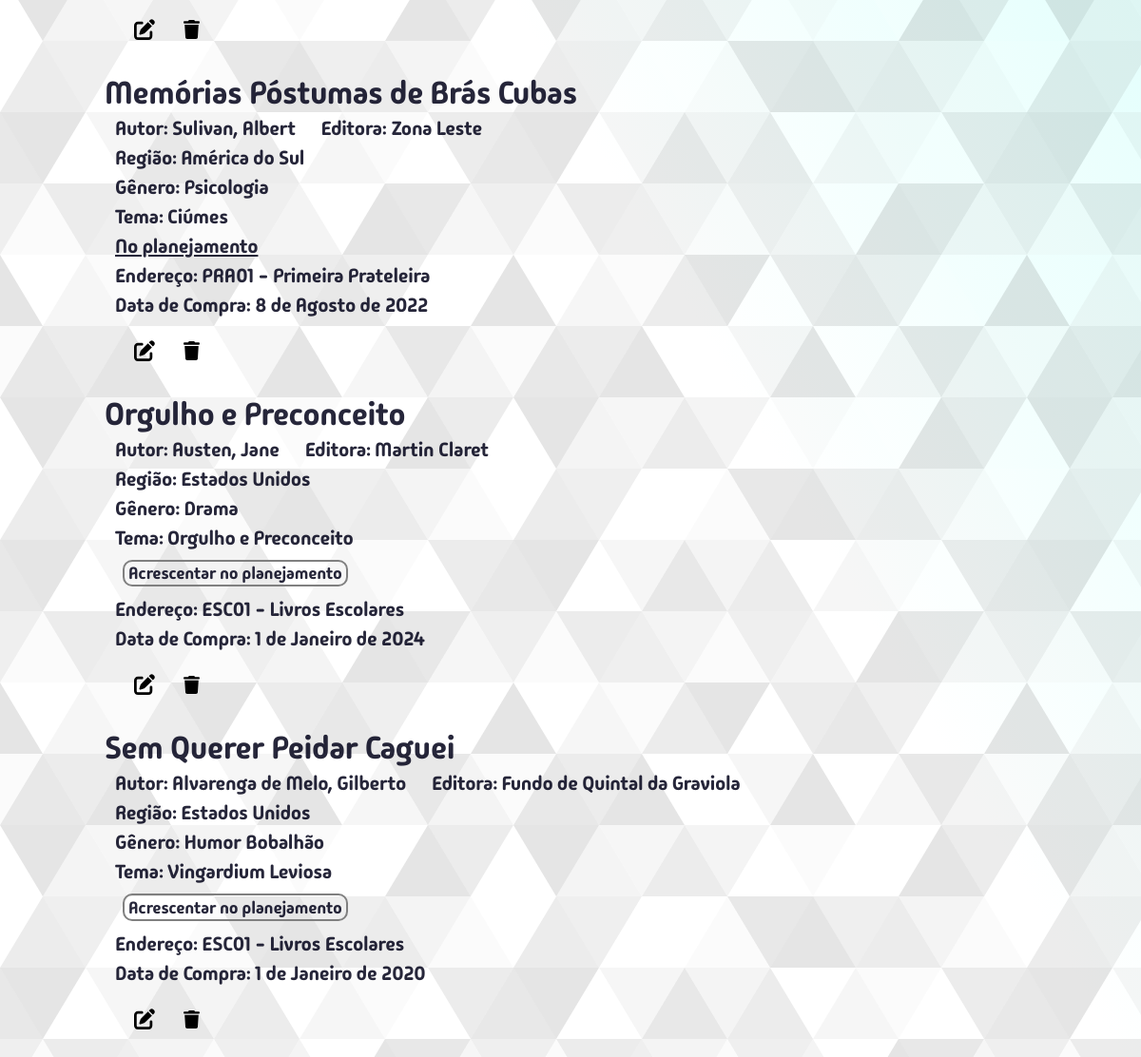
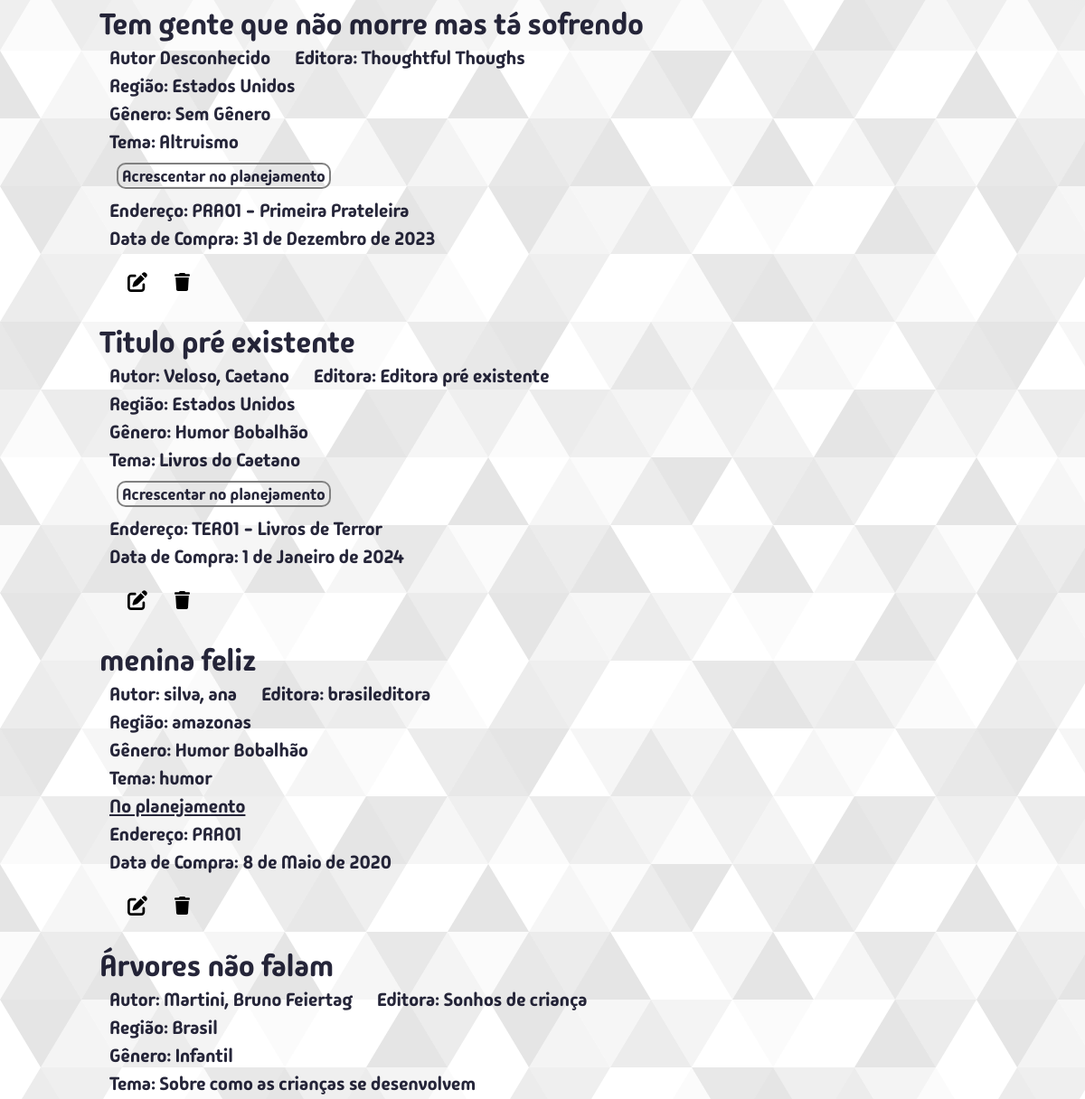
Before: /meuslivros/naolidos/ (middle part) with the older database file (2 pictures, top to bottom).
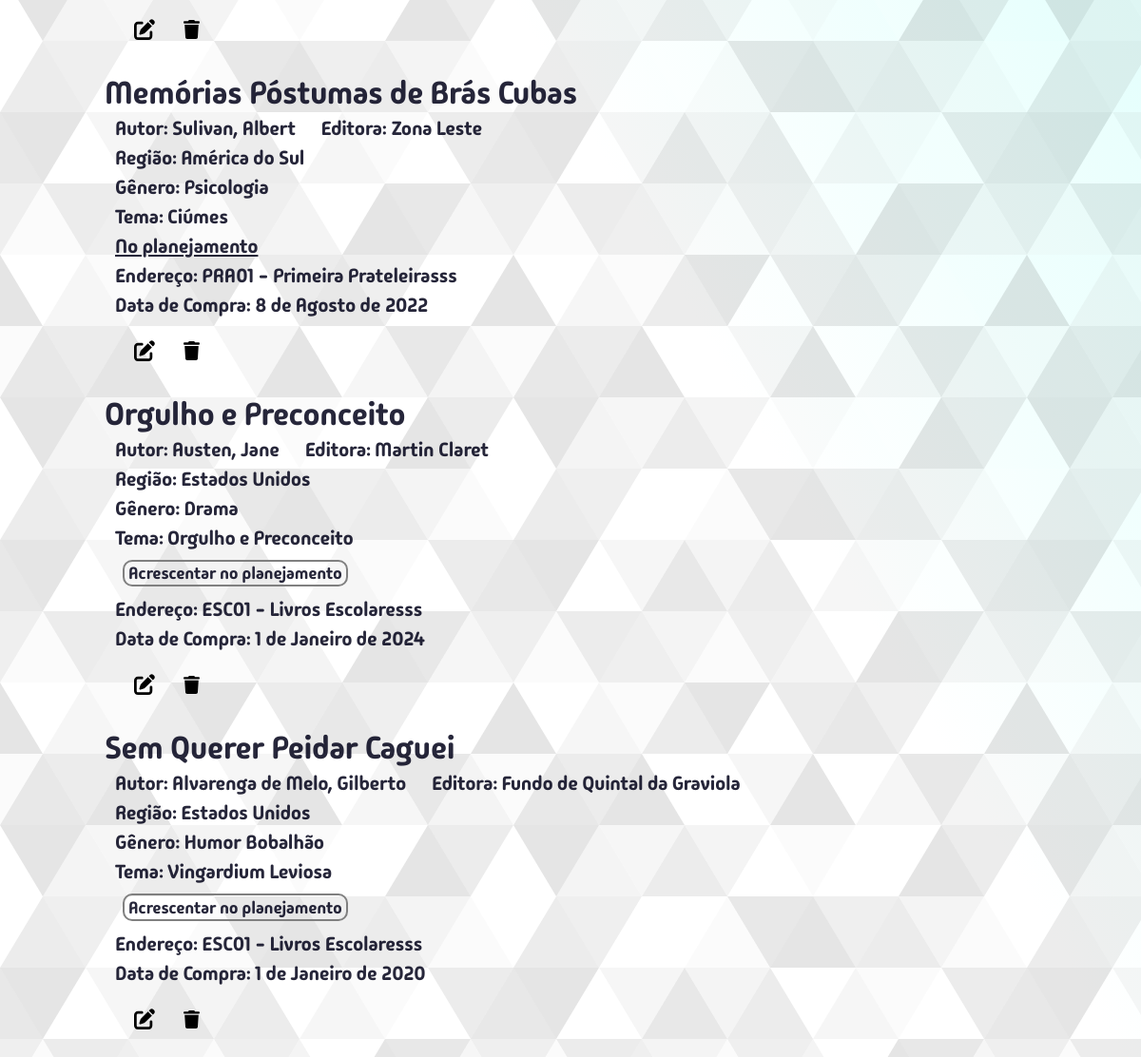
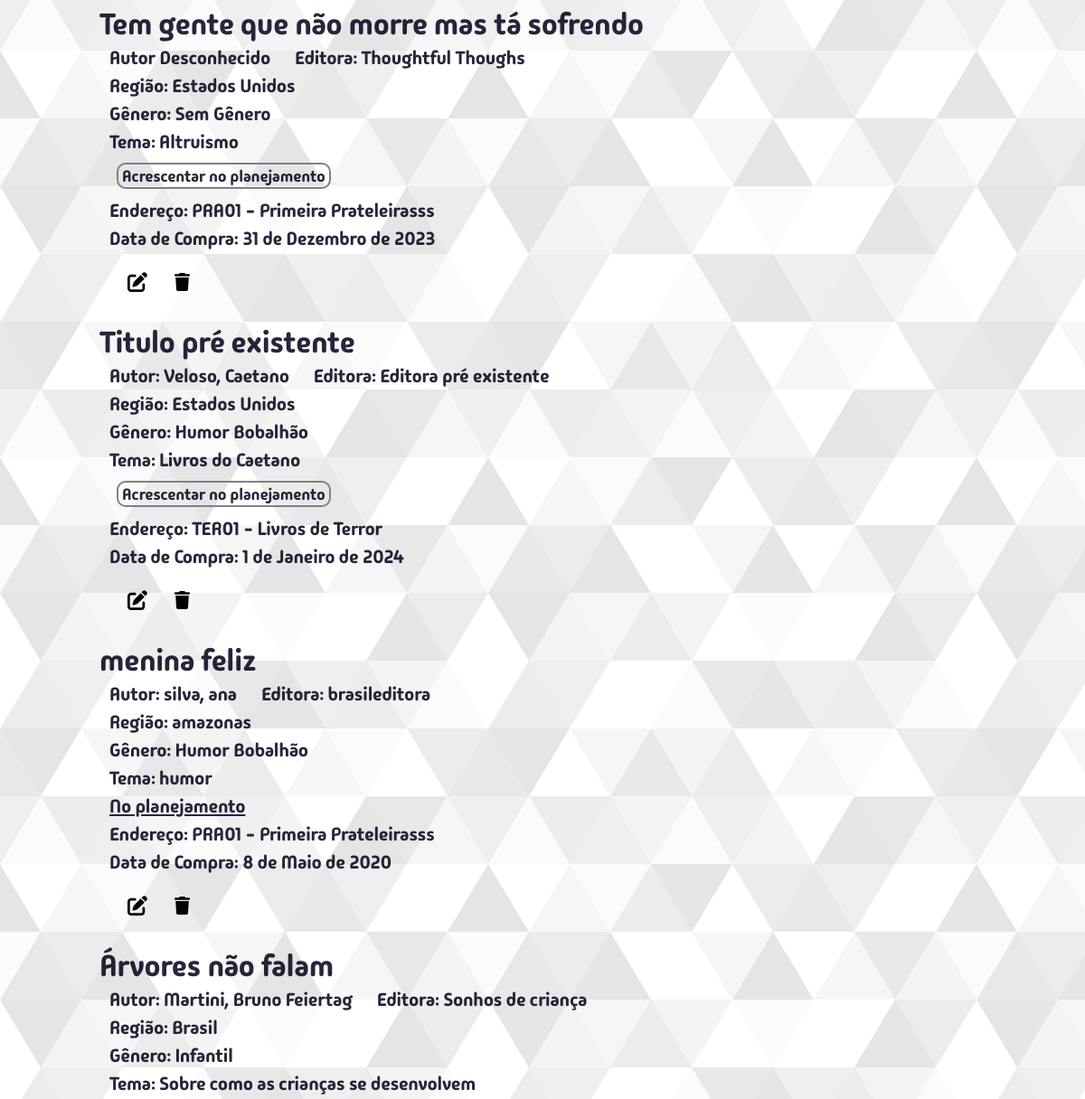
After: the same page with the newer database file (2 pictures, top to bottom).
### bibm/models.py (models this page shows, shortened)
class Livro(models.Model):
    titulo = models.CharField(max_length=300, unique=True)
    editora = models.CharField(max_length=300, blank=True, null=True)
    autor = models.ForeignKey(Autor, on_delete=models.SET_DEFAULT, default=1)
    genero = models.ForeignKey(Genero, on_delete=models.SET_DEFAULT, default=1)
    tema = models.CharField(max_length=600, blank=True, null=True)
    lendo = models.BooleanField(default=False)
    lido = models.BooleanField(default=False)
    data_leitura = models.DateField(blank=True, null=True)
    leria_de_novo = models.BooleanField(default=False)
    notas = [(1,"1"),(2,"2"),(3,"3"),(4,"4"),(5,"5"),(6,"6"),(7,"7"),(8,"8"),(9,"9"),(10,"10")]
    classificacao = models.IntegerField(choices=notas, blank=True, null=True)
    endereco = models.ForeignKey(Endereco, on_delete=models.SET_NULL, blank=True, null=True)
    data_compra = models.DateField(null=True)
    regiao = models.ForeignKey(Regiao, on_delete=models.SET_DEFAULT, default=2)
    comentario = models.TextField(blank=True, null=True)
    planejamento = models.PositiveIntegerField(unique=True, blank=True, null=True)

class Endereco(models.Model):
    codigo = models.CharField(max_length=5, validators=[validacao_endereco])
    descricao = models.CharField(max_length=300, blank=True, null=True)
    comentario = models.TextField(blank=True, null=True)
    class Meta:
        verbose_name = "Endereço"
    def __str__(self):
        if self.descricao is not None:
            return str(self.codigo) + " - " + str(self.descricao)
        else:
            return str(self.codigo)

class Autor(models.Model):
    prim_nome = models.CharField(max_length=65)
    ult_nome = models.CharField(max_length=65)
    nacionalidade = models.CharField(max_length=65, blank=True, null=True, default="")
    regiao = models.ForeignKey(Regiao, on_delete=models.SET_DEFAULT, default=2)
    comentario = models.TextField(blank=True, null=True)
    class Meta:
        verbose_name_plural = "autores"
        constraints = [
            models.UniqueConstraint(
                fields=["prim_nome","ult_nome"],
                name="autor_unique"
            )
        ]

class Regiao(models.Model):
    regiao = models.CharField(max_length=65, unique=True, verbose_name="região")
    comentario = models.TextField(blank=True, null=True)
    class Meta:
        verbose_name_plural = "regiões"
    def __str__(self):
        return str(self.regiao)

class Genero(models.Model):
    genero = models.CharField(max_length=65, unique=True)
    comentario = models.TextField(blank=True, null=True)
    class Meta:
        verbose_name = "gênero"

### bibm/views/views_all.py (the view, shortened to what this page needs)
# urls.py: path("meuslivros/<filtro>/", views.meus_livros, name="meus_livros"),
def meus_livros(request, filtro):
    termo_busca = request.GET.get("q", "").strip()
    classe_btn = "btn-azul"
    ordem_alfabetica_lista = ["a","b","c","d","e","f","g","h","i","j","k","l","m","n","o","p",
                              "q","r","s","t","u","v","w","x","y","z","0-9..."]
    filtros = {
        "todos": "Todos",
        "naolidos": "Não lidos",
        "lidos": "Lidos",
        "lidoeleriadenovo": "Lido e Leria de novo"
    }
    if termo_busca == "":
        if filtro[:5] == "todos":
            meus_livros = Livro.objects.all().order_by("titulo")
            filtro_letra = filtro[5:]
            filtro = "todos"
        if filtro[:8] == "naolidos":
            meus_livros = Livro.objects.filter(lido=False).order_by("titulo")
            filtro_letra = filtro[8:]
            filtro = "naolidos"
        elif filtro[:5] == "lidos":
            meus_livros = Livro.objects.filter(lido=True).order_by("titulo")
            filtro_letra = filtro[5:]
            filtro = "lidos"
        elif filtro[:16] == "lidoeleriadenovo":
            meus_livros = Livro.objects.filter(lido=True, leria_de_novo=True).order_by("titulo")
            filtro_letra = filtro[16:]
            filtro = "lidoeleriadenovo"
    context = {
        "meus_livros": meus_livros,
        "caller": "meus_livros",
        "filtro": filtro,
        "filtros": filtros,
        "classe_btn": classe_btn,
        "ordem_alfabetica_lista": ordem_alfabetica_lista,
        "filtro_letra": filtro_letra,
    }
    return render(request, "bibm/pages/meusLivros.html", context)

### bibm/templates/bibm/pages/meusLivros.html (shortened to what this page needs)
{% extends 'bibm/estru.html' %}
{% load static %}
{% block content %}
  <div class="meus-livros-box">
    {% for livro in meus_livros %}
      {% include "bibm/partials/livroDetalheForm.html" %}
    {% empty %}
      Nenhum livro
    {% endfor %}
  </div>
{% endblock %}

### bibm/templates/bibm/partials/livroDetalheForm.html (shortened to what this page needs)
{% load static %}
<div class="livro-box">
  <span class="meus-livros-titulo">{{ livro.titulo }}</span>
  <div class="meus-livros-abaixo-titulo-box">
    <div class="autor-editora linha-livro-info">
      {% if livro.autor.prim_nome == 'Autor Desconhecido' %}
        <span class="meus-livros-autor">Autor Desconhecido</span>
      {% else %}
        <span class="meus-livros-autor">Autor: {{ livro.autor.ult_nome }}, {{ livro.autor.prim_nome }}</span>
      {% endif %}
      <span class="meus-livros-editora">Editora: {{ livro.editora }}</span>
    </div>
    <span class="linha-livro-info">Região: {{livro.regiao}}</span>
    <span class="meus-livros-genero linha-livro-info">Gênero: {{ livro.genero.genero }}</span>
    {% if livro.tema %}
      <span class="meus-livros-tema linha-livro-info">Tema: {{ livro.tema }}</span>
    {% endif %}
    {% if livro.planejamento is None and not livro.lendo %}
    <div>
      {% if caller == "meus_livros" %}
        <form action="{% url 'bibm:acrescentar_no_planejamento_meus_livros' %}" method="post">
      {% else %}
        <form action="{% url 'bibm:acrescentar_no_planejamento'%}" method="post">
      {% endif %}
        <button type="submit" class="btn-medio {{classe_btn}}">Acrescentar no planejamento</button>
      </form>
    </div>
    {% elif livro.planejamento is not None and not livro.lendo %}
    <span class="ja-no-planejamento linha-livro-info">
      <u>No planejamento</u>
    </span>
    {% else %}
    <span class="ja-no-planejamento linha-livro-info">
      --- Lendo ---
    </span>
    {% endif %}
    {% if livro.endereco %}
      <span class="linha-livro-info">Endereço: {{livro.endereco}}</span>
    {% endif %}
    <span  class="linha-livro-info">Data de Compra: {{livro.data_compra}}</span>
    <div class="flex-flow-row espaco-top-2rem">
      <form method="GET" action="{% url 'bibm:editar_um_livro' livro.id %}">
        <button type="submit">
          <img
            src="{% static 'bibm/img/pen-to-square-solid.svg' %}"
            alt="Editar este livro"
            title="Editar este livro"
            class="btn-editar"
          >
        </button>
      </form>
      <form method="POST" action="{% url 'bibm:deletar_um_livro' %}"
        onclick="return confirm('Você confirma a exclusão deste livro?')">
        <button type="submit">
          <img
          src="{% static 'bibm/img/trash-solid.svg' %}"
          alt="Deletar este livro"
          title="Deletar este livro"
          class="btn-excluir"
          >
        </button>
      </form>
    </div>
  </div>
</div>

Changed rows visible on the page:
changed Livro "Memórias Póstumas de Brás Cubas": endereco "PRA01 - Primeira Prateleira" → "PRA01 - Primeira Prateleirasss"
changed through a linked row, Livro "Orgulho e Preconceito": endereco "ESC01 - Livros Escolares" → "ESC01 - Livros Escolaresss"
changed through a linked row, Livro "Sem Querer Peidar Caguei": endereco "ESC01 - Livros Escolares" → "ESC01 - Livros Escolaresss"
changed Livro "Tem gente que não morre mas tá sofrendo": endereco "PRA01 - Primeira Prateleira" → "PRA01 - Primeira Prateleirasss"
changed Livro "menina feliz": endereco "PRA01" → "PRA01 - Primeira Prateleirasss"
